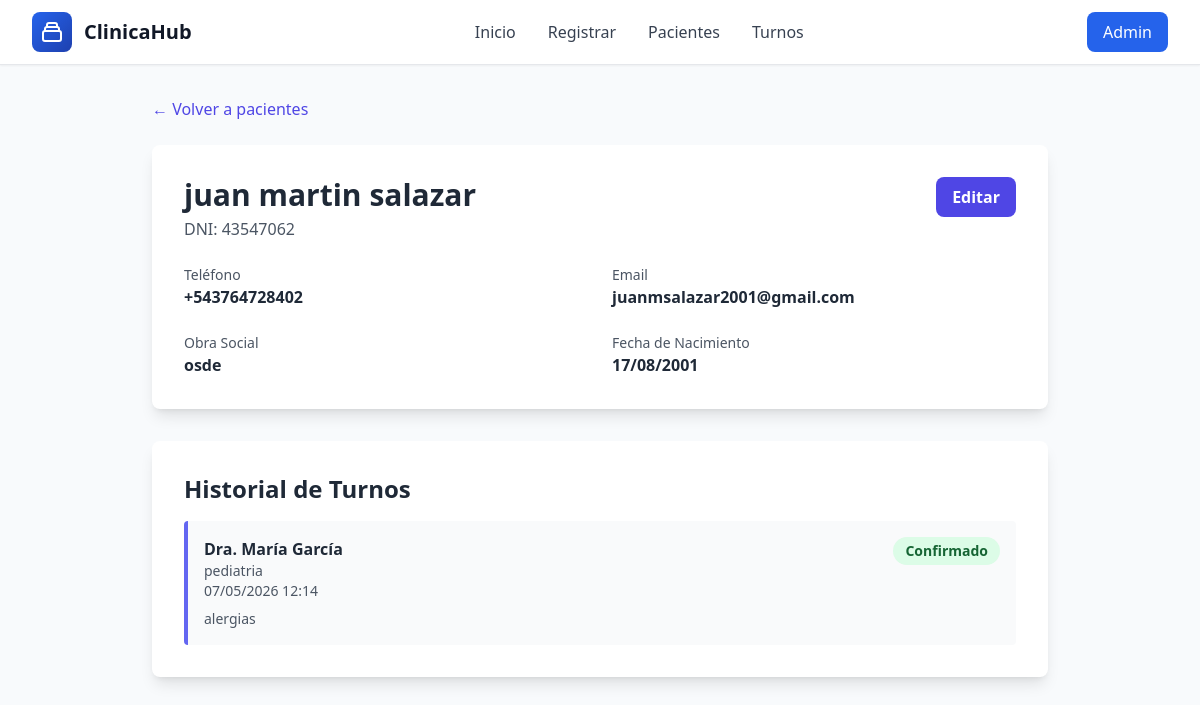
/pacientes/1/, run on the app's committed database.
### core/models.py (models this page shows, shortened)
class Paciente(models.Model):
    nombre = models.CharField(max_length=200)
    apellido = models.CharField(max_length=200)
    dni = models.CharField(max_length=10, unique=True)
    fecha_nacimiento = models.DateField()
    telefono = models.CharField(max_length=20, blank=True)
    email = models.EmailField(blank=True)
    obra_social = models.CharField(max_length=100, blank=True)
    class Meta:
        verbose_name = "Paciente"
        verbose_name_plural = "Pacientes"

class Turno(models.Model):
    ESTADOS = [
        ('reservado', 'Reservado'),
        ('confirmado', 'Confirmado'),
        ('atendido', 'Atendido'),
        ('cancelado', 'Cancelado'),
    ]
    paciente = models.ForeignKey(Paciente, on_delete=models.CASCADE)
    medico = models.ForeignKey(Medico, on_delete=models.CASCADE)
    fecha_hora = models.DateTimeField()
    estado = models.CharField(max_length=20, choices=ESTADOS, default='reservado')
    notas = models.TextField(blank=True)
    creado_el = models.DateTimeField(auto_now_add=True)
    actualizado_el = models.DateTimeField(auto_now=True)
    class Meta:
        verbose_name = "Turno"
        verbose_name_plural = "Turnos"
        ordering = ['fecha_hora']

class Medico(models.Model):
    nombre = models.CharField(max_length=200)
    especialidad = models.ForeignKey(Especialidad, on_delete=models.CASCADE)
    disponible = models.BooleanField(default=True)
    matricula = models.CharField(max_length=50, blank=True)
    telefono = models.CharField(max_length=20, blank=True)
    email = models.EmailField(blank=True)
    class Meta:
        verbose_name = "Médico"
        verbose_name_plural = "Médicos"

class Especialidad(models.Model):
    nombre = models.CharField(max_length=100, unique=True)
    class Meta:
        verbose_name = "Especialidad"
        verbose_name_plural = "Especialidades"

### pacientes/views.py (the view)
# urls.py: path('pacientes/<int:pk>/', views.detalle_paciente, name='detalle_paciente'),
def detalle_paciente(request, pk):
    paciente = get_object_or_404(Paciente, pk=pk)
    turnos = Turno.objects.filter(paciente=paciente).order_by('-fecha_hora')
    return render(request, 'pacientes/detalle_paciente.html', {
        'paciente': paciente,
        'turnos': turnos
    })

### pacientes/templates/pacientes/detalle_paciente.html (shortened to what this page needs)
{% extends "base.html" %}
{% block content %}
<div class="max-w-4xl mx-auto mt-8">
    <div class="mb-6">
        <a href="{% url 'pacientes:listar_pacientes' %}" class="text-indigo-600 hover:text-indigo-800">← Volver a pacientes</a>
    </div>
    <div class="bg-white shadow-lg rounded-lg p-8 mb-8">
        <div class="flex justify-between items-start mb-6">
            <div>
                <h1 class="text-3xl font-bold text-gray-800">{{ paciente.nombre }} {{ paciente.apellido }}</h1>
                <p class="text-gray-600 mt-1">DNI: {{ paciente.dni }}</p>
            </div>
            <a href="{% url 'pacientes:editar_paciente' paciente.pk %}" class="bg-indigo-600 hover:bg-indigo-700 text-white font-bold py-2 px-4 rounded-lg">
                Editar
            </a>
        </div>
        <div class="grid grid-cols-2 gap-6">
            <div>
                <p class="text-gray-600 text-sm">Teléfono</p>
                <p class="font-semibold text-gray-800">{{ paciente.telefono }}</p>
            </div>
            <div>
                <p class="text-gray-600 text-sm">Email</p>
                <p class="font-semibold text-gray-800">{{ paciente.email|default:"—" }}</p>
            </div>
            <div>
                <p class="text-gray-600 text-sm">Obra Social</p>
                <p class="font-semibold text-gray-800">{{ paciente.obra_social|default:"—" }}</p>
            </div>
            <div>
                <p class="text-gray-600 text-sm">Fecha de Nacimiento</p>
                <p class="font-semibold text-gray-800">{{ paciente.fecha_nacimiento|date:"d/m/Y" }}</p>
            </div>
        </div>
    </div>
    <div class="bg-white shadow-lg rounded-lg p-8">
        <h2 class="text-2xl font-bold text-gray-800 mb-4">Historial de Turnos</h2>
        {% if turnos %}
            <div class="space-y-4">
                {% for turno in turnos %}
                    <div class="border-l-4 border-indigo-500 p-4 bg-gray-50 rounded">
                        <div class="flex justify-between items-start">
                            <div>
                                <p class="font-semibold text-gray-800">{{ turno.medico.nombre }}</p>
                                <p class="text-gray-600 text-sm">{{ turno.medico.especialidad.nombre }}</p>
                                <p class="text-gray-600 text-sm">{{ turno.fecha_hora|date:"d/m/Y H:i" }}</p>
                            </div>
                            <span class="px-3 py-1 rounded-full text-sm font-semibold
                                {% if turno.estado == 'confirmado' %}bg-green-100 text-green-800
                                {% elif turno.estado == 'atendido' %}bg-blue-100 text-blue-800
                                {% elif turno.estado == 'cancelado' %}bg-red-100 text-red-800
                                {% else %}bg-yellow-100 text-yellow-800{% endif %}">
                                {{ turno.get_estado_display }}
                            </span>
                        </div>
                        {% if turno.notas %}
                            <p class="text-gray-600 text-sm mt-2">{{ turno.notas }}</p>
                        {% endif %}
                    </div>
                {% endfor %}
            </div>
        {% else %}
            <p class="text-gray-600">No hay turnos registrados para este paciente.</p>
        {% endif %}
    </div>
</div>
{% endblock %}

### templates/base.html (shortened to what this page needs)
<!DOCTYPE html>
<html lang="es">
<head>
    {% load static %}
    <script src="https://cdn.tailwindcss.com"></script>
</head>
<body class="bg-slate-50">
    {% include 'navbar.html' %}
    <main class="min-h-screen">
        {% block content %}{% endblock %}
    </main>
</body>
</html>

### templates/navbar.html (shortened to what this page needs)
<nav class="bg-white border-b border-gray-200 shadow-sm sticky top-0 z-50">
    <div class="max-w-7xl mx-auto px-4 sm:px-6 lg:px-8">
        <div class="flex justify-between items-center h-16">
            <div class="flex items-center space-x-3">
                <div class="bg-gradient-to-br from-blue-600 to-blue-800 p-2 rounded-lg">
                </div>
                <a href="{% url 'pacientes:sacar_turno' %}" class="text-xl font-bold text-gray-900">
                    ClinicaHub
                </a>
            </div>
            <div class="hidden md:flex items-center space-x-8">
                <a href="{% url 'pacientes:sacar_turno' %}" class="text-gray-700 hover:text-blue-600 font-medium transition-colors">Inicio</a>
                <a href="{% url 'pacientes:registrar_paciente' %}" class="text-gray-700 hover:text-blue-600 font-medium transition-colors">Registrar</a>
                <a href="{% url 'pacientes:listar_pacientes' %}" class="text-gray-700 hover:text-blue-600 font-medium transition-colors">Pacientes</a>
                <a href="{% url 'pacientes:listar_turnos' %}" class="text-gray-700 hover:text-blue-600 font-medium transition-colors">Turnos</a>
            </div>
            <div class="flex items-center space-x-4">
                <a href="/admin/" class="bg-blue-600 hover:bg-blue-700 text-white px-4 py-2 rounded-lg font-medium transition-colors">
                    Admin
                </a>
            </div>
        </div>
    </div>
</nav>

### templates/base.html (style rules this page uses)
* { font-family: 'Segoe UI', Tahoma, Geneva, Verdana, sans-serif; }
body { background-color: #f8fafc; }

### data on the page
Paciente: nombre "juan martin", apellido "salazar", dni "43547062", telefono "+543764728402", email "juanmsalazar2001@gmail.com", obra_social "osde", fecha_nacimiento "17/08/2001"
Turno: medico.nombre "Dra. María García", medico.especialidad.nombre "pediatria", fecha_hora "07/05/2026 12:14", estado "Confirmado", notas "alergias"
